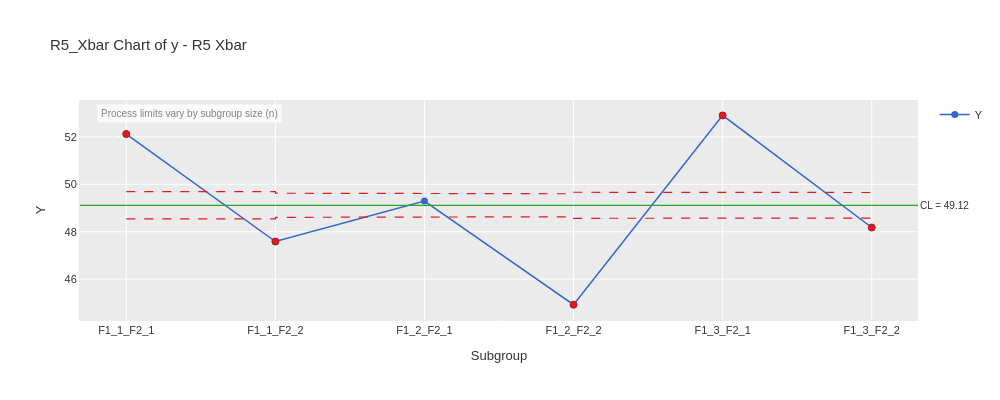

Notebook code cell kept with this figure:
### Code cell
result = study_no_t.execute(chart='R5_Xbar')
result.plot(chart='R5_Xbar', theme='ggplot').show()

### Figure 1 — Plotly figure (JSON) as saved in the notebook; plotly's stock layout.template omitted (floating-point values rounded to 4 significant figures)
{"data": [{"hovertemplate": "%{x}<br>%{y:.3f}<extra></extra>", "line": {"color": "#3366CC", "width": 1.5}, "marker": {"color": "#3366CC", "size": 7}, "mode": "lines+markers", "name": "Y", "type": "scatter", "x": ["F1_1_F2_1", "F1_1_F2_2", "F1_2_F2_1", "F1_2_F2_2", "F1_3_F2_1", "F1_3_F2_2"], "y": [52.12, 47.59, 49.3, 44.93, 52.91, 48.18]}, {"hovertemplate": "UPL: %{y:.3f}<extra></extra>", "line": {"color": "#E31A1C", "dash": "dash", "width": 1.2}, "mode": "lines", "name": "UPL (varies)", "showlegend": false, "type": "scatter", "x": ["F1_1_F2_1", "F1_1_F2_2", "F1_1_F2_2", "F1_2_F2_1", "F1_2_F2_1", "F1_2_F2_2", "F1_2_F2_2", "F1_3_F2_1", "F1_3_F2_1", "F1_3_F2_2", "F1_3_F2_2"], "y": [49.69, 49.69, 49.62, 49.62, 49.6, 49.6, 49.66, 49.66, 49.66, 49.66, 49.66]}, {"hovertemplate": "LPL: %{y:.3f}<extra></extra>", "line": {"color": "#E31A1C", "dash": "dash", "width": 1.2}, "mode": "lines", "name": "LPL (varies)", "showlegend": false, "type": "scatter", "x": ["F1_1_F2_1", "F1_1_F2_2", "F1_1_F2_2", "F1_2_F2_1", "F1_2_F2_1", "F1_2_F2_2", "F1_2_F2_2", "F1_3_F2_1", "F1_3_F2_1", "F1_3_F2_2", "F1_3_F2_2"], "y": [48.54, 48.54, 48.61, 48.61, 48.63, 48.63, 48.57, 48.57, 48.58, 48.58, 48.58]}, {"hovertemplate": "Beyond Limits<br>%{x}<br>%{y:.3f}<extra></extra>", "marker": {"color": "#E31A1C", "line": {"color": "#B2182B", "width": 1}, "size": 7, "symbol": "circle"}, "mode": "markers", "name": "Beyond Limits", "showlegend": false, "type": "scatter", "x": ["F1_1_F2_1", "F1_1_F2_2", "F1_2_F2_2", "F1_3_F2_1", "F1_3_F2_2"], "y": [52.12, 47.59, 44.93, 52.91, 48.18]}], "layout": {"annotations": [{"bgcolor": "rgba(255,255,255,0.8)", "borderpad": 3, "font": {"color": "gray", "size": 10}, "showarrow": false, "text": "Process limits vary by subgroup size (n)", "x": 0.02, "xref": "paper", "y": 0.98, "yref": "paper"}, {"font": {"size": 10}, "showarrow": false, "text": "CL = 49.12", "x": 1, "xanchor": "left", "xref": "x domain", "y": 49.12, "yanchor": "middle", "yref": "y"}], "font": {"color": "#333333", "family": "sans-serif", "size": 11}, "height": 400, "hovermode": "x unified", "paper_bgcolor": "white", "plot_bgcolor": "#EBEBEB", "shapes": [{"line": {"color": "#33A02C", "width": 1.2}, "type": "line", "x0": 0, "x1": 1, "xref": "x domain", "y0": 49.12, "y1": 49.12, "yref": "y"}], "showlegend": true, "title": {"text": "R5_Xbar Chart of y - R5 Xbar"}, "width": 1000, "xaxis": {"gridcolor": "white", "gridwidth": 1, "linecolor": "#EBEBEB", "linewidth": 1, "showgrid": true, "showline": true, "title": {"text": "Subgroup"}}, "yaxis": {"gridcolor": "white", "gridwidth": 1, "linecolor": "#EBEBEB", "linewidth": 1, "showgrid": true, "showline": true, "title": {"text": "Y"}}}}
